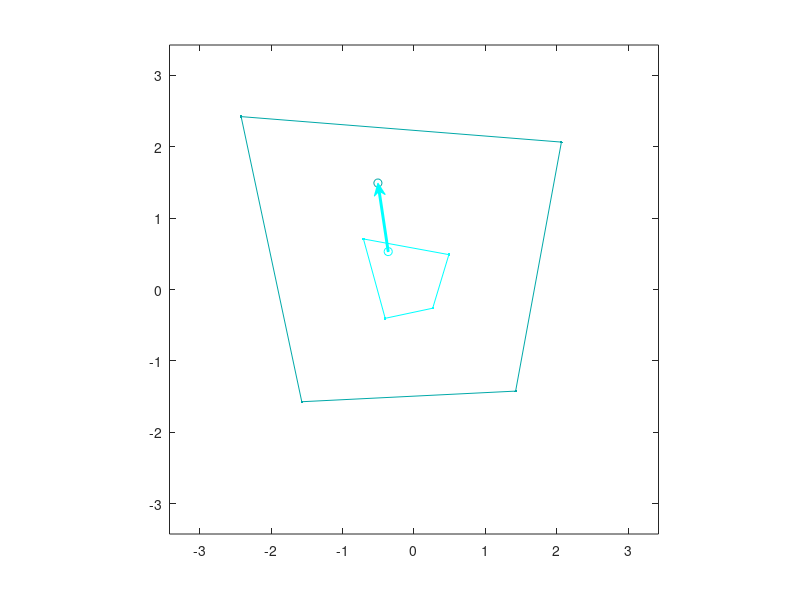

Reproduce this figure in MATLAB. (Note: this script raises an error after producing the figure.)
function testsim_tuning_inactivation

% variant 1: one task, two conditions (e.g. pre- and post-injection), two epochs: "baseline" and "response", 
% four trial types (contralesional and ipsilesional hand and space)

% close all;

% 1 - control
%base1 = 10*ones(1,10); % [0:5:50]; % baseline firing
% base1 = 2:11;
% R1_csch = 5:5:50;
% R1_csih = 5:5:50;
% R1_isch = 5*ones(1,10);
% R1_isih = 5*ones(1,10);

base1 = 5;
R1_csch = 30;
R1_csih = 20;
R1_isch = 15;
R1_isih = 10;

A1_csch = base1 + R1_csch;
A1_csih = base1 + R1_csih;
A1_isch = base1 + R1_isch;
A1_isih = base1 + R1_isih;

% 2 - inactivation
base2 = base1;
R2_csch = R1_csch+100;
R2_csih = R1_csih;
R2_isch = R1_isch;
R2_isih = R1_isih;

baseline_multiplication_factor = 1; % typically is 1
A2_csch = baseline_multiplication_factor*(base2 + R2_csch);
A2_csih = baseline_multiplication_factor*(base2 + R2_csih);
A2_isch = baseline_multiplication_factor*(base2 + R2_isch);
A2_isih = baseline_multiplication_factor*(base2 + R2_isih);

if 1 % for specific unit debug
temp1 = num2cell([ 7.6667   11.1111    6.3333    4.1111]); % Lin_20170707_07
temp2 = num2cell([32.4000   38.0000   24.6667   22.3333]); % Lin_20170707_07

[A1_isch A1_csch A1_csih A1_isih] = deal(temp1{:});
[A2_isch A2_csch A2_csih A2_isih] = deal(temp2{:});
end


map = jet(length(R1_csch));

if 1 % normalize by max rate in condition 1 in each cell
	max_per_cell_1 = max([A1_isch; A1_csch; A1_csih; A1_isih]);
	% max_per_cell_1 = max([(A1_isch+A2_isch)/2; (A1_csch+A2_csch)/2; (A1_csih+A2_csih)/2; (A1_isih+A2_isih)/2]);
	
	A1_isch = A1_isch./max_per_cell_1;
	A1_csch = A1_csch./max_per_cell_1;
	A1_csih = A1_csih./max_per_cell_1;
	A1_isih = A1_isih./max_per_cell_1;
	
	A2_isch = A2_isch./max_per_cell_1;
	A2_csch = A2_csch./max_per_cell_1;
	A2_csih = A2_csih./max_per_cell_1;
	A2_isih = A2_isih./max_per_cell_1;
	
end

figure;
for k=1 % 1:length(A1_isch),
	plot_diag_two_conditions([1 2 3 4],[A1_isch(k) A1_csch(k) A1_csih(k) A1_isih(k)],...
				 [1 2 3 4],[A2_isch(k) A2_csch(k) A2_csih(k) A2_isih(k)],'Marker','.','Color',map(k,:)); hold on
			 
			 % tuning indices
			 TI1_space(k) = csi(mean([A1_csch A1_csih]),mean([A1_isch A1_isih]));
			 TI2_space(k) = csi(mean([A2_csch A2_csih]),mean([A2_isch A2_isih]));
			 TI1_hand(k) = csi(mean([A1_csch A1_isch]),mean([A1_isih A1_csih]));
			 TI2_hand(k) = csi(mean([A2_csch A2_isch]),mean([A2_isih A2_csih]));
			 
end

max1 = max(max([A1_isch; A1_csch; A1_csih; A1_isih]));
max2 = max(max([A2_isch; A2_csch; A2_csih; A2_isih]));
maxv = max([max1 max2]);

set(gca,'xlim',[-maxv maxv]);
set(gca,'ylim',[-maxv maxv]);
axis square
ig_add_diagonal_line;
ig_add_zero_lines;
xlim = get(gca,'xlim');
ylim = get(gca,'ylim');
line([xlim(1) xlim(2)],[ylim(2) ylim(1)],'Color','k','LineStyle',':');
colorbar;

if length(A1_csch) == 1, % only one cell
	figure;
	plot(TI1_space,TI2_space,'ro'); hold on;
	plot(TI1_hand,TI2_hand,'go'); hold on;
	set(gca,'xlim',[-1 1], 'ylim', [-1 1]);
	ig_add_diagonal_line;
	ig_add_zero_lines;
	axis square
	xlabel('TI1');
	ylabel('TI2');
end

function h = plot_diag_two_conditions(diag1, mag1, diag2, mag2, varargin)
% diag 1 -> 2 -> 3 - 4 counterclockwise
% IS-CH CS-CH CS-IH IS-IH

% if ~all(size(diag) == size(mag)),	
% end

for d = 1:length(diag1),
	switch diag(d),
		case 1
			x1(d) = sqrt(mag1(d)^2/2);
			y1(d) = sqrt(mag1(d)^2/2);
			x2(d) = sqrt(mag2(d)^2/2);
			y2(d) = sqrt(mag2(d)^2/2);
		case 2
			x1(d) = -sqrt(mag1(d)^2/2);
			y1(d) = sqrt(mag1(d)^2/2);
			x2(d) = -sqrt(mag2(d)^2/2);
			y2(d) = sqrt(mag2(d)^2/2);
		case 3
			x1(d) = -sqrt(mag1(d)^2/2);
			y1(d) = -sqrt(mag1(d)^2/2);
			x2(d) = -sqrt(mag2(d)^2/2);
			y2(d) = -sqrt(mag2(d)^2/2);
		case 4
			x1(d) = sqrt(mag1(d)^2/2);
			y1(d) = -sqrt(mag1(d)^2/2);
			x2(d) = sqrt(mag2(d)^2/2);
			y2(d) = -sqrt(mag2(d)^2/2);
	end
end
[dummy,sort_idx] = sort(diag1);
x1 = x1(sort_idx);
y1 = y1(sort_idx);
x2 = x2(sort_idx);
y2 = y2(sort_idx);

h1 = plot([x1 x1(1)],[y1 y1(1)],'k-',varargin{:}); hold on;
h2 = plot([x2 x2(1)],[y2 y2(1)],'k-',varargin{:}); hold on;

set(h2,'Color',get(h1,'Color')*0.66);

% use center of mass
% [cx1,cy1] = ig_comass(x1,y1); 
% [cx2,cy2] = ig_comass(x2,y2); 

% use vector sum
cx1 = sum(x1);
cy1 = sum(y1);
cx2 = sum(x2);
cy2 = sum(y2);


if ~(cx1 == 0 && cy1 == 0),
	% hf1 = feather(cx1,cy1,'r');
	hf1 = plot(cx1,cy1,'o');
	set(hf1,varargin{end-1:end});
end

if ~(cx2 == 0 && cy2 == 0),
	% hf2 = feather(cx2,cy2,'r');
	hf2 = plot(cx2,cy2,'o');
	set(hf2,varargin{end-1:end});
	set(hf2,'Color',get(h1,'Color')*0.66);
end

drawArrow([cx1 cy1],[cx2 cy2],get(h1,'Color'));



function h = plot_diag(diag, mag, varargin)
% OBSOLETE
% diag 1 -> 2 -> 3 - 4 counterclockwise
% IS-CH CS-CH CS-IH IS-IH

% if ~all(size(diag) == size(mag)),	
% end

for d = 1:length(diag),
	switch diag(d),
		case 1
			x(d) = sqrt(mag(d)^2/2);
			y(d) = sqrt(mag(d)^2/2);
		case 2
			x(d) = -sqrt(mag(d)^2/2);
			y(d) = sqrt(mag(d)^2/2);
		case 3
			x(d) = -sqrt(mag(d)^2/2);
			y(d) = -sqrt(mag(d)^2/2);
		case 4
			x(d) = sqrt(mag(d)^2/2);
			y(d) = -sqrt(mag(d)^2/2);	
	end
end
[dummy,sort_idx] = sort(diag);
x = x(sort_idx);
y = y(sort_idx);

h = plot([x x(1)],[y y(1)],'k-',varargin{:}); hold on;
[cx,cy] = ig_comass(x,y); 

if ~(cx == 0 && cy == 0),
	h = feather(cx,cy,'r');
	set(h,varargin{end-1:end});
end






function CSI = csi(Contra,Ipsi)

CSI = (Contra-Ipsi)./(Contra+Ipsi);
% CSI = (Contra-Ipsi)./max( [abs(Contra) abs(Ipsi)],[],2 );
% CSI = (Contra-Ipsi);




function hArrow = drawArrow(p0,p1,color)
% drawArrow(p0,p1)
% Draws a simple arrow in 2D, from p0 to p1.
% from: https://de.mathworks.com/matlabcentral/fileexchange/55181-drawarrow by Matthew Kelly
%
% INPUTS:
%   p0 = [x0; y0] = position of the tail
%   p1 = [x1; y1] = position of the tip
%   color = arrow color. Optional: default is black 
%       --> can be 'r','g','b','c','m','y','w', 'k' or a 1x3 color vector
%
% OUTPUTS:
%   hArrow = handle to the patch object representing the arrow
%
% Defaults:
if nargin == 2
   color = 'k'; 
end
% Parameters:
W1 = 0.08;   % half width of the arrow head, normalized by length of arrow
W2 = 0.014;  % half width of the arrow shaft
L1 = 0.18;   % Length of the arrow head, normalized by length of arrow
L2 = 0.13;  % Length of the arrow inset
% Unpack the tail and tip of the arrow
x0 = p0(1);
y0 = p0(2);
x1 = p1(1);
y1 = p1(2);
% Start by drawing an arrow from 0 to 1 on the x-axis
P = [...
    0, (1-L2), (1-L1), 1, (1-L1), (1-L2), 0;
    W2,    W2,     W1, 0,    -W1,    -W2, -W2];
% Scale,rotate, shift and plot:
dx = x1-x0;
dy = y1-y0;
Length = sqrt(dx*dx + dy*dy);
Angle = atan2(-dy,dx);
P = Length*P;   %Scale
P = [cos(Angle), sin(Angle); -sin(Angle), cos(Angle)]*P;  %Rotate
P = p0(:)*ones(1,7) + P;  %Shift
% Plot!
hArrow = patch(P(1,:), P(2,:),color);  axis equal;
set(hArrow,'EdgeColor',color);
